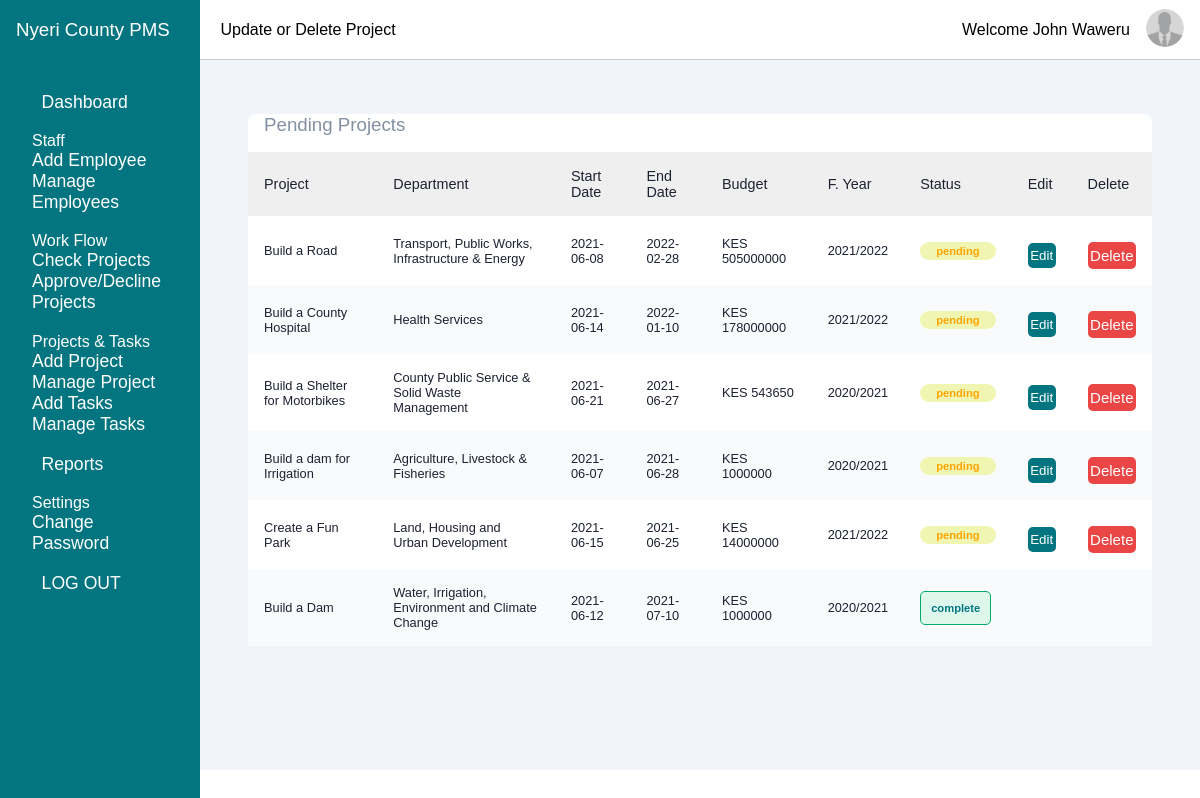
Page /admin/update.php (signed in) on the committed database.
### tables this page shows
CREATE TABLE `t_county_staff` (
  `staff_id` int(11) NOT NULL,
  `staff_name` varchar(60) NOT NULL,
  `id_number` int(11) NOT NULL,
  `dep_fk` int(11) NOT NULL,
  `group_id` int(60) NOT NULL,
  `email` varchar(60) NOT NULL,
  `mobile_no` varchar(60) NOT NULL,
  `user_name` varchar(60) NOT NULL,
  `password` varchar(60) NOT NULL,
  `status` varchar(60) NOT NULL
);

CREATE TABLE `t_projects` (
  `project_id` int(11) NOT NULL,
  `project_name` varchar(60) NOT NULL,
  `dep_fk` int(100) NOT NULL,
  `subcounty` varchar(100) NOT NULL,
  `start_date` date NOT NULL,
  `end_date` date NOT NULL,
  `f_year` int(11) NOT NULL,
  `budget` decimal(10,0) NOT NULL,
  `status` varchar(100) NOT NULL
);

CREATE TABLE `t_departments` (
  `dep_id` int(11) NOT NULL,
  `dep_name` varchar(80) NOT NULL,
  `description` longtext DEFAULT NULL
);

CREATE TABLE `t_financial_year` (
  `year_id` int(11) NOT NULL,
  `year_name` varchar(60) NOT NULL,
  `status` varchar(60) NOT NULL
);

### admin/update.php (the view, shortened to what this page needs)
<?php
  include '../db/functions.php';
  $query_user = "SELECT * FROM t_county_staff WHERE user_name = '".$_SESSION['user']."'";
  $result = mysqli_query($db, $query_user);
  $logged_user = mysqli_fetch_assoc($result);
$query = "CALL `getProjectDetails`()";
$results = mysqli_query($db, $query);
 ?>
<!DOCTYPE html>
<html lang="en">
<head>
  <link href="../css/styles.css" rel="stylesheet" />
  <link rel="stylesheet" href="../css/forms.css">
</head>
<body>
  <div class="sidebar">
    <div class="sidebar-header">
      <h3 class="brand">
        <span>Nyeri County PMS</span>
      </h3>
    </div>
    <div class="sidebar-menu">
      <ul>
        <li>
          <a href="admin.php">
            <span>Dashboard</span>
          </a>
        </li>
        <li>
            <span>Staff</span>
            <div>
              <a href="#">Add Employee</a> <br>
              <a href="#">Manage Employees</a>
            </div>
        </li>
        <li>
            <span>Work Flow</span>
            <div>
              <a href="#">Check Projects</a> <br>
              <a href="#">Approve/Decline Projects</a> <br>
            </div>
        </li>
        <li>
            <span>Projects & Tasks</span>
            <div>
              <a href="add.php">Add Project</a> <br>
              <a href="update.php">Manage Project</a> <br>
              <a href="#">Add Tasks</a> <br>
              <a href="#">Manage Tasks</a>
            </div>
        </li>
        <li>
          <a href="#">
            <span>Reports</span>
          </a>
        </li>
        <li>
            <span>Settings</span>
            <div>
              <a href="#">Change Password</a> <br>
            </div>
        </li>
        <li>
          <a href="../db/logout.php?logout">
            <span>LOG OUT</span>
          </a>
        </li>
      </ul>
    </div>
  </div>
  <div class="main-content">
    <header>
      <div class="text-center">
        &nbsp;Update or Delete Project
      </div>
      <div class="header-right">
        <span><?php echo "Welcome " . $logged_user['staff_name']; ?></span>
        <div> <img src="../img/profile0.png" alt=""> </div>
      </div>
    </header>
    <main>
      <section class="recent">
          <div class="activity-card">
            <h3>Pending Projects</h3>
            <div class="table-responsive">
              <table>
                <thead>
                  <tr>
                    <th>Project</th>
                    <th>Department</th>
                    <th>Start Date</th>
                    <th>End Date</th>
                    <th>Budget</th>
                    <th>F. Year</th>
                    <th>Status</th>
                    <th>Edit</th>
                    <th>Delete</th>
                  </tr>
                </thead>
                <tbody>
                  <?php
                    while($rows=mysqli_fetch_array($results)){
                  ?>
                    <tr>
                      <td> <?php echo $rows['project_name'] ?> </td>
                      <td> <?php echo $rows['dep_name'] ?> </td>
                      <td> <?php echo $rows['start_date'] ?> </td>
                      <td> <?php echo $rows['end_date'] ?> </td>
                      <td> <?php echo "KES ".$rows['budget'] ?> </td>
                      <td> <?php echo $rows['year_name'] ?> </td>
                      <td> <?php if($rows['status'] == "pending"){
                        echo "<span class='badge warning'>" . $rows['status'] . "</span>";
                      }else if($rows['status'] == "complete"){
                        echo "<span class='badge success'>" . $rows['status'] . "</span>";
                      } ?> </td>
                      <?php echo "<td>"; ?>
                         <?php if($rows['status'] == "pending"){ ?>
                        <a href="edit.php?id=<?php echo $rows['project_id'] ?>"> <button type='button' class='btn-edit'> Edit </button></a>
                      <?php } ?>
                        <?php echo "</td>"; ?>
                        <?php echo "<td>"; ?>
                           <?php if($rows['status'] == "pending"){ ?>
                          <a href="delete.php?id=<?php echo $rows['project_id'] ?>"> <button type='button' class='btn-delete'> Delete </button></a>
                        <?php } ?>
                          <?php echo "</td>"; ?>
                    </tr>
                  <?php } ?>
                </tbody>
              </table>
            </div>
          </div>
      </section>
    </main>
</body>
</html>

### css/styles.css (style rules this page uses)
:root { --main-color: #027581; --color-dark: #1D2231; --text-grey: #8390A2; }
* { font-family: 'Poppins', sans-serif; font-weight: 400; font-display: swap; unicode-range: U+0900-097F, U+1CD0-1CF6, U+1CF8-1CF9, U+200C-200D, U+20A8, U+20B9, U+25CC, U+A830-A839, U+A8E0-A8FB; margin: 0; padding: 0; text-decoration: none; list-style-type: none; box-sizing: border-box; }
.sidebar { height: 100%; width: 240px; position: fixed; left: 0; top: 0; z-index: 100; background-color: var(--main-color); color: #fff; overflow-y: auto; }
.sidebar-header { display: flex; justify-content: space-between; align-items: center; height: 60px; padding: 0rem 1rem; }
.sidebar-menu { padding: 2rem; }
.sidebar li { margin-bottom: 1.2rem; }
.sidebar a { color: #fff; font-size: 1.1rem; }
.sidebar a span:last-child { padding-left: .6rem; }
.main-content { position: relative; margin-left: 240px; }
header { position: fixed; left: 240px; top: 0; z-index: 100; width: calc(100% - 240px); background: #fff; height: 60px; padding: 0rem 1rem; display: flex; align-items: center; justify-content: space-between; border-bottom: 1px solid #ccc; }
.header-right { display: flex; align-items: center; }
.header-right span, .header-right div { margin-left: 1rem; }
.header-right div img { height: 38px; weight: 38px; background-size: cover; background-repeat: no-repeat; border-radius: 50%; }
main { margin-top: 50px; background: #f1f5f9; min-height: 90vh; padding: 1rem 3rem; }
.recent { margin-top: 3rem; }
.activity-card { background: #fff; border-radius: 7px; }
.activity-card h3 { color: var(--text-grey); margin: 1rem; }
.activity-card table { width: 100%; border-collapse: collapse; }
.activity-card thead { background: #efefef; text-align: left; }
th, td { font-size: .9rem; padding: 1rem 1rem; color: var(--color-dark); }
td { font-size: .8rem; }
tbody tr:nth-child(even) { background: #f9fafc; }
.badge { padding: .2rem 1rem; border-radius: 20px; font-weight: 700; font-size: .7rem; }
.badge.success { background: #DEF7EC; color: var(--main-color); }
.badge.warning { background: #F0F6B2; color: orange; }
.text-center { text-align: center; }
.table-responsive { overflow-x: auto; }
@media only screen and (max-width: 1200px) { .sidebar { width: 200px; z-index: 150; } }
@media only screen and (max-width: 1200px) { .main-content { margin-left: 200px; } }
@media only screen and (max-width: 1200px) { .main-content header { left: 200px; width: calc(100% - 200px); } }

### css/forms.css (style rules this page uses)
html, body { min-height: 100%; }
.success { width: 100%; margin: 0px auto; padding: 10px; border: 1px solid #04AA6D; color: #fff; background: #04AA6D; border-radius: 5px; text-align: center; }
.btn-edit { padding: 5px 2.5px; margin-top: 10px; border-radius: 5px; border: none; background: #027581; text-decoration: none; font-weight: 400; color: #fff; width: 100%; }
.btn-delete { padding: 5px 2.5px; margin-top: 10px; border-radius: 5px; border: none; background: #ea4646; text-decoration: none; font-size: 15px; font-weight: 400; color: #fff; width: 100%; }
@media (min-width: 568px) { html, body { height: 100%; } }

### rows in the picture
t_county_staff: staff_name "John Waweru"
t_projects: project_name "Build a Road", dep_fk.dep_name "Transport, Public Works, Infrastructure & Energy", start_date "2021-06-08", end_date "2022-02-28", budget "505000000", f_year.year_name "2021/2022", status "pending"
t_projects: project_name "Build a County Hospital", dep_fk.dep_name "Health Services", start_date "2021-06-14", end_date "2022-01-10", budget "178000000", f_year.year_name "2021/2022", status "pending"
t_projects: project_name "Build a Shelter for Motorbikes", dep_fk.dep_name "County Public Service & Solid Waste Management", start_date "2021-06-21", end_date "2021-06-27", budget "543650", f_year.year_name "2020/2021", status "pending"
t_projects: project_name "Build a dam for Irrigation", dep_fk.dep_name "Agriculture, Livestock & Fisheries", start_date "2021-06-07", end_date "2021-06-28", budget "1000000", f_year.year_name "2020/2021", status "pending"
t_projects: project_name "Create a Fun Park", dep_fk.dep_name "Land, Housing and Urban Development", start_date "2021-06-15", end_date "2021-06-25", budget "14000000", f_year.year_name "2021/2022", status "pending"
t_projects: project_name "Build a Dam", dep_fk.dep_name "Water, Irrigation, Environment and Climate Change", start_date "2021-06-12", end_date "2021-07-10", budget "1000000", f_year.year_name "2020/2021", status "complete"
